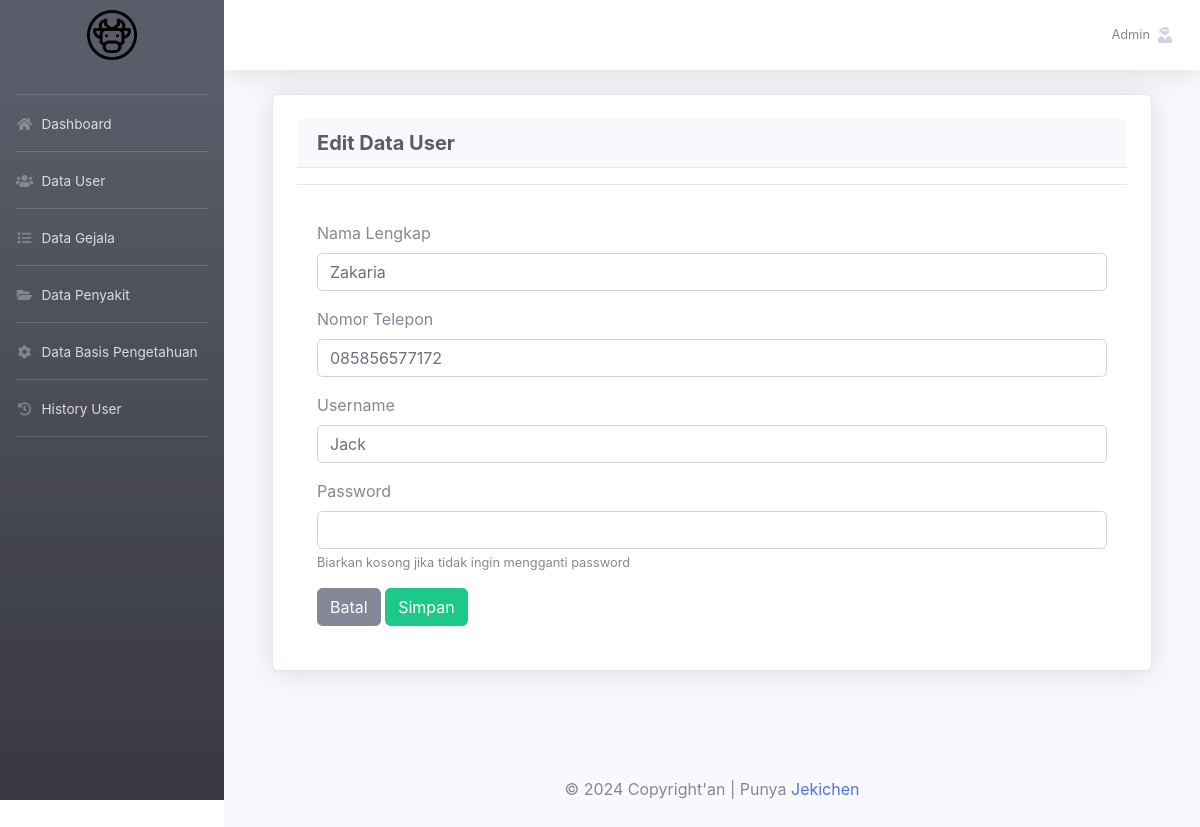
/admin/user-edit.php?id_user=1 (signed in), run on the app's committed database.
### tables this page shows
CREATE TABLE `tbl_user` (
  `id_user` int(11) NOT NULL,
  `id_akun` int(11) NOT NULL,
  `nama_lengkap` varchar(100) NOT NULL,
  `nomor_telepon` varchar(15) DEFAULT NULL,
  `dibuat` timestamp NOT NULL DEFAULT current_timestamp()
);

CREATE TABLE `tbl_akun` (
  `id_akun` int(11) NOT NULL,
  `nama_lengkap` varchar(100) NOT NULL,
  `username` varchar(50) NOT NULL,
  `password` varchar(255) NOT NULL,
  `role` enum('admin','user') NOT NULL,
  `dibuat` timestamp NOT NULL DEFAULT current_timestamp()
);

### admin/user-edit.php (called while the page is built, shortened)
<?php
include 'index.php';
?>

### admin/user-edit-content.php (the view, shortened to what this page needs)
<div class="container">
    <div class="card shadow p-4 mb-5">
        <div class="card-header">
            <h5 class="m-0 font-weight-bold text-dark">Edit Data User</h5>
        </div>
        <hr>
        <?php
        if (isset($_GET['id_user'])) {
            $id_user = $_GET['id_user'];
            $query = "SELECT * FROM tbl_user JOIN tbl_akun ON tbl_user.id_akun = tbl_akun.id_akun WHERE tbl_user.id_user = '$id_user'";
            $result = mysqli_query($conn, $query);
            $data = mysqli_fetch_assoc($result);
            $nama_lengkap = $data['nama_lengkap'];
            $nomor_telepon = $data['nomor_telepon'];
            $username = $data['username'];
        }
        ?>
        <div class="card-body">
            <form action="user-edit.php?aksi=edit" method="POST">
                <div class="form-group">
                    <label>Nama Lengkap</label>
                    <input type="text" name="nama_lengkap" class="form-control" value="<?= $nama_lengkap ?>" required>
                </div>
                <div class="form-group">
                    <label>Nomor Telepon</label>
                    <input type="text" name="nomor_telepon" class="form-control" value="<?= $nomor_telepon ?>" required>
                </div>
                <div class="form-group">
                    <label>Username</label>
                    <input type="text" name="username" class="form-control" value="<?= $username ?>" required>
                </div>
                <div class="form-group">
                    <label>Password</label>
                    <input type="password" name="password" class="form-control">
                    <small class="form-text text-muted">Biarkan kosong jika tidak ingin mengganti password</small>
                </div>
                <a href="user.php" class="btn btn-secondary">Batal</a>
                <input type="submit" value="Simpan" class="btn btn-success">
            </form>
        </div>
    </div>
</div>

### data on the page
tbl_user: nama_lengkap "Zakaria", nomor_telepon "085856577172", username "Jack"

### other printed values
$_SESSION['username'] "Admin"
